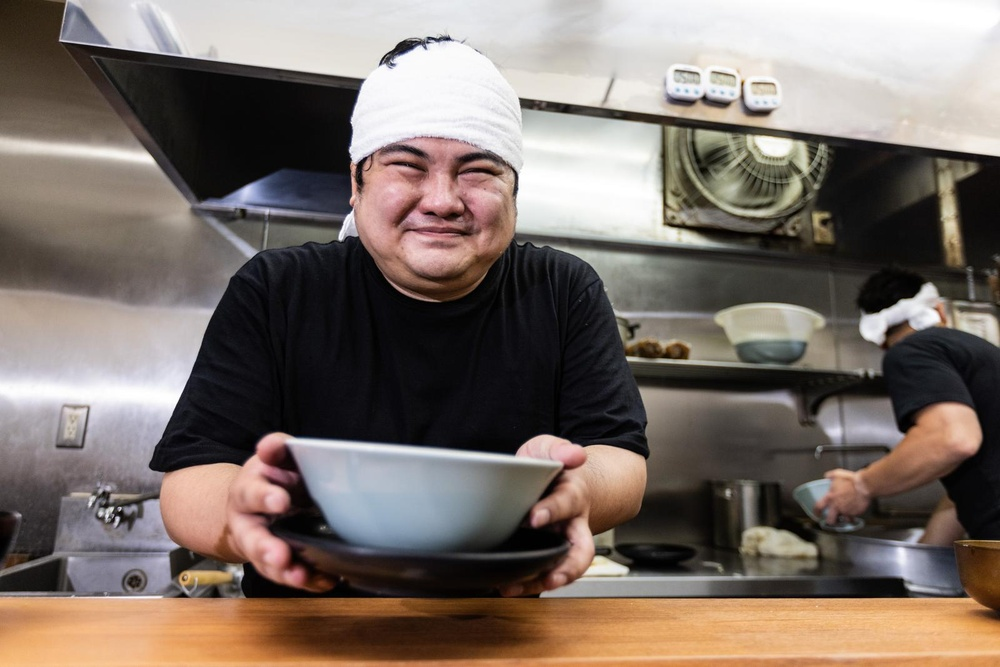
#> input picture images/opencv/ramen_man.jpg, 1000 x 667 px, shrunk from 1600 x 1067 before the run, found by its file name
$ python feature-extraction.py
#> lines starting #> are read from the running program, lines starting #| are printed output that depends on the picture
import cv2
import matplotlib.pyplot as plt


def main():
    # 2枚の画像を読み込む
    img1 = cv2.imread("images/opencv/ramen_man.jpg", 0)
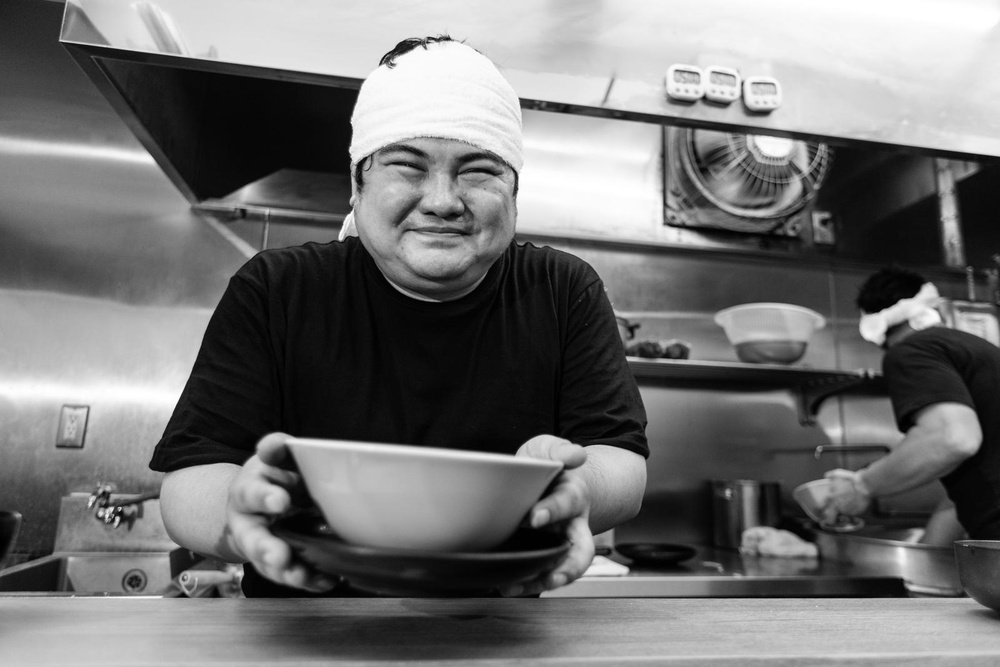
#> img1: shape (667, 1000); min 0, max 255, mean 114.3
    img2 = cv2.imread("images/opencv/cheer_man.jpg", 0)
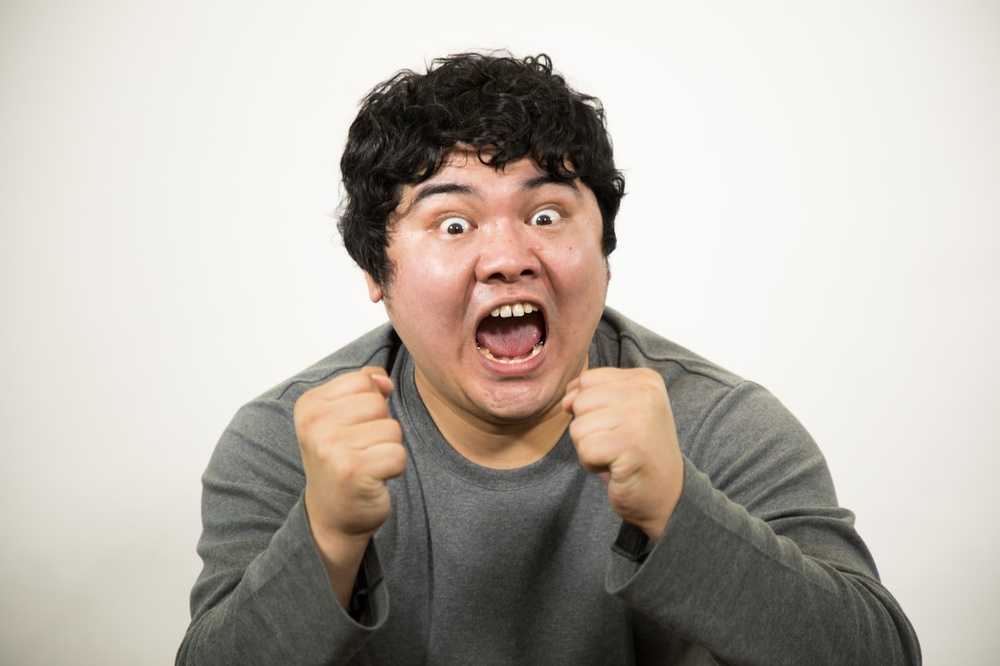
#> input picture images/opencv/cheer_man.jpg, 1000 x 666 px, shrunk from 1600 x 1066 before the run, found by its file name
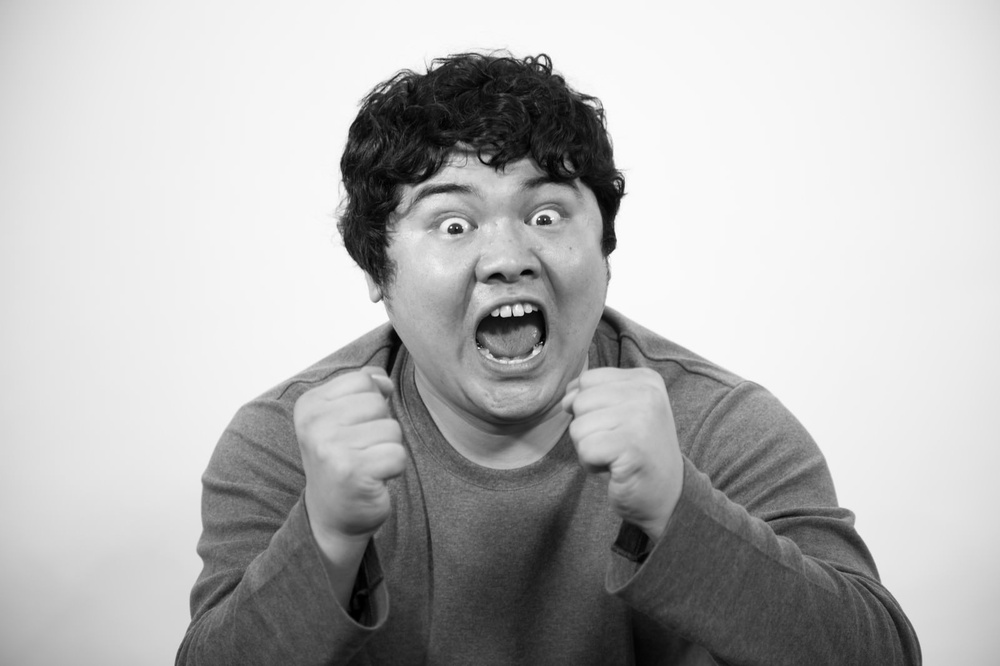
#> img2: shape (666, 1000); min 0, max 255, mean 181.7

    # 特徴量量検出
    akaze = cv2.AKAZE_create()
    kp1, des1 = akaze.detectAndCompute(img1, None)
#> kp1 = 1723 keypoints; strongest (x, y, size): (872, 327, 16.1), (276, 498, 16.1), (283, 457, 16.1), (525, 103, 8.1)
    kp2, des2 = akaze.detectAndCompute(img2, None)
#> kp2 = 832 keypoints; strongest (x, y, size): (609, 242, 16.1), (455, 229, 8.1), (609, 244, 11.4), (544, 221, 8.1)

    # 特徴量マッチング
    bf = cv2.BFMatcher(cv2.NORM_HAMMING, crossCheck=True)
    matches = bf.match(des1, des2)
#> matches = 298 matches

    # 特徴点間のハミング距離でソート
    matches = sorted(matches, key=lambda x: x.distance)

    # 2 つの画像のマッチング結果を作成、最も似ている 5 箇所を表示する
    img1_2 = cv2.drawMatches(img1, kp1, img2, kp2, matches[:5], None)
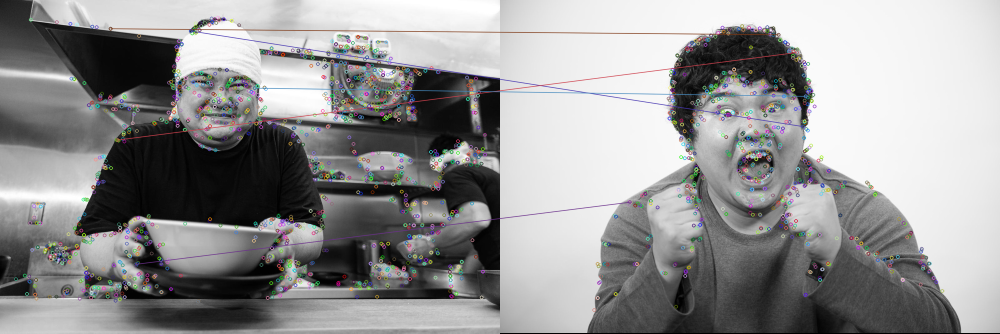
#> img1_2: shape (667, 2000, 3) (shown at 1/2 size); mean of channels 0, 1, 2 147.9, 147.6, 147.9; drawn as B, G, R

    # 画像を保存
    cv2.imwrite("images/matching.jpg", img1_2)

    # 画像を表示
    plt.imshow(cv2.cvtColor(img1_2, cv2.COLOR_BGR2RGB))
    plt.title("Feature Matching")
    plt.axis("off")
    plt.show()


if __name__ == "__main__":
    main()
